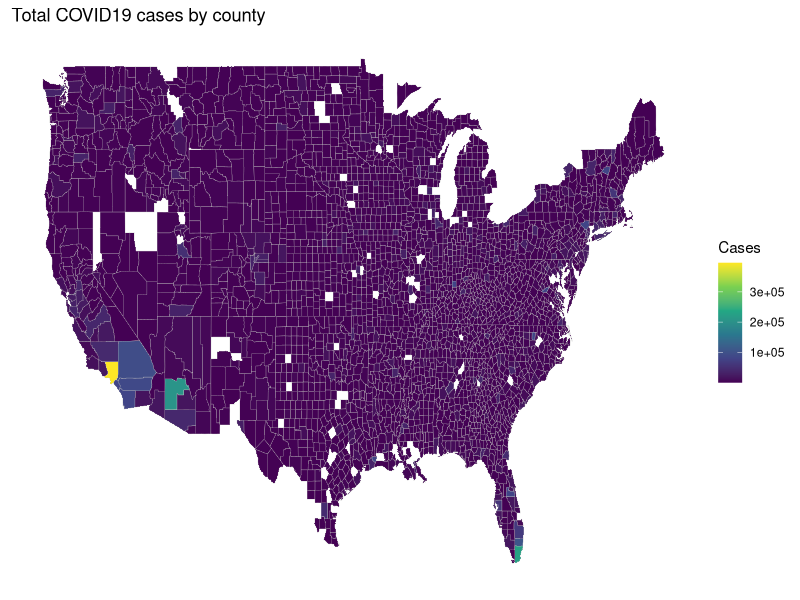
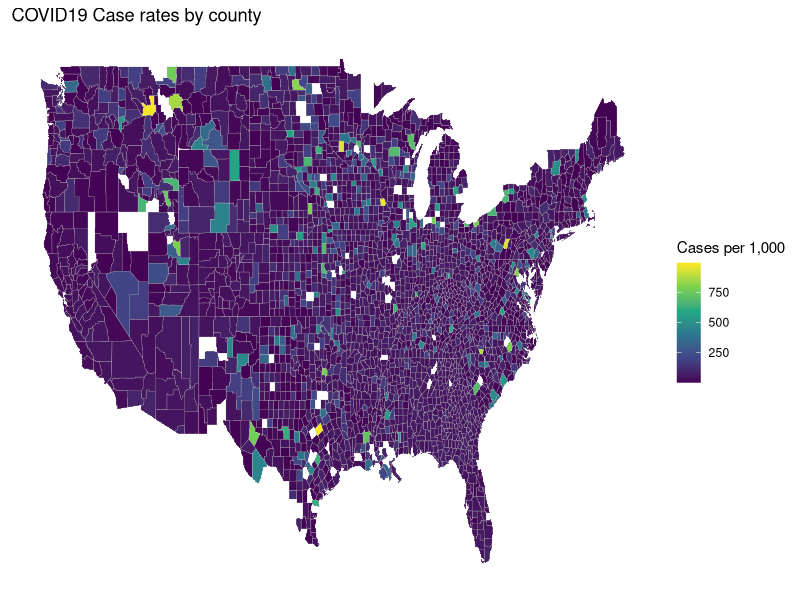
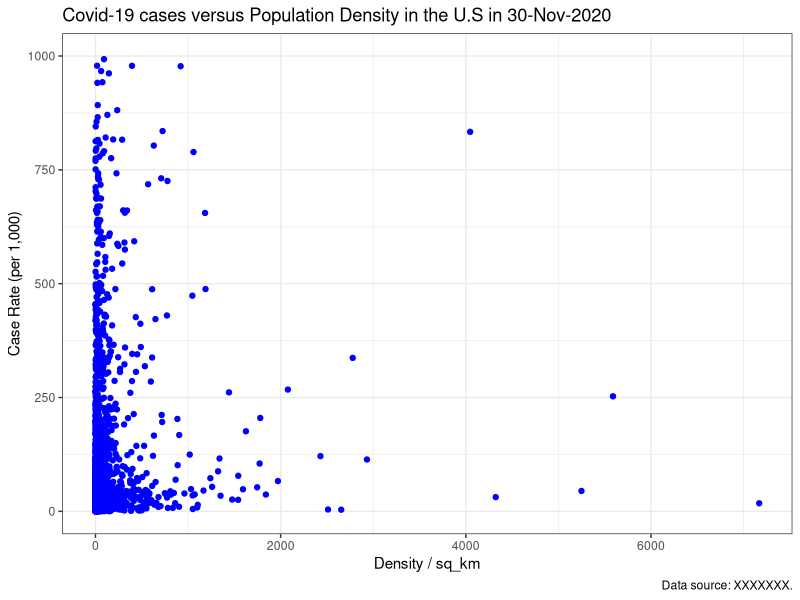
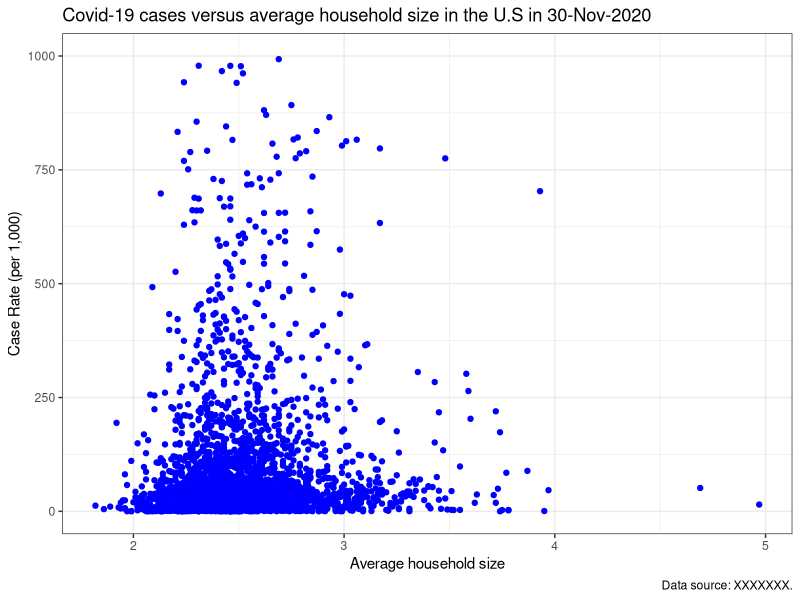
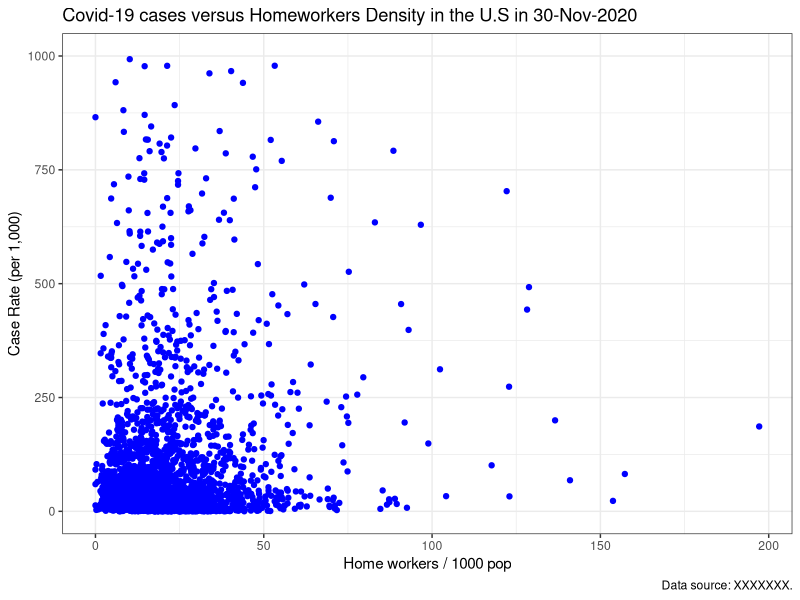
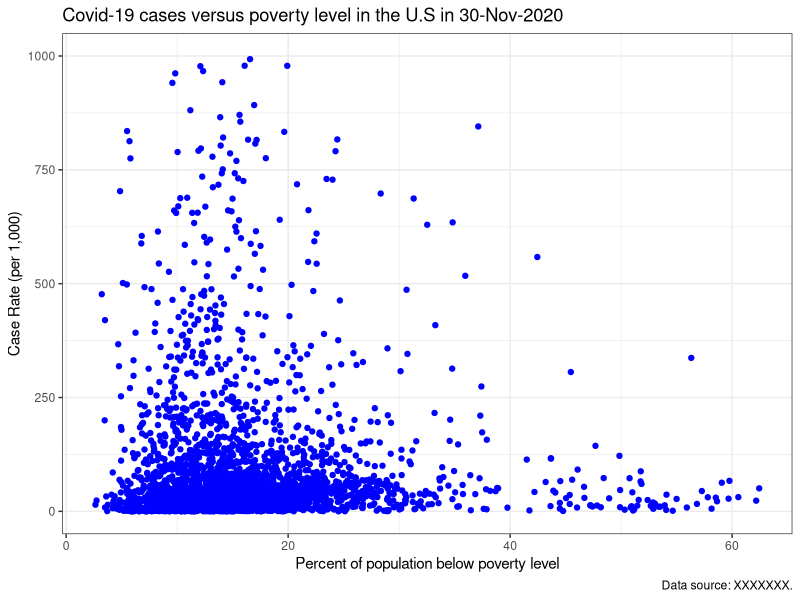
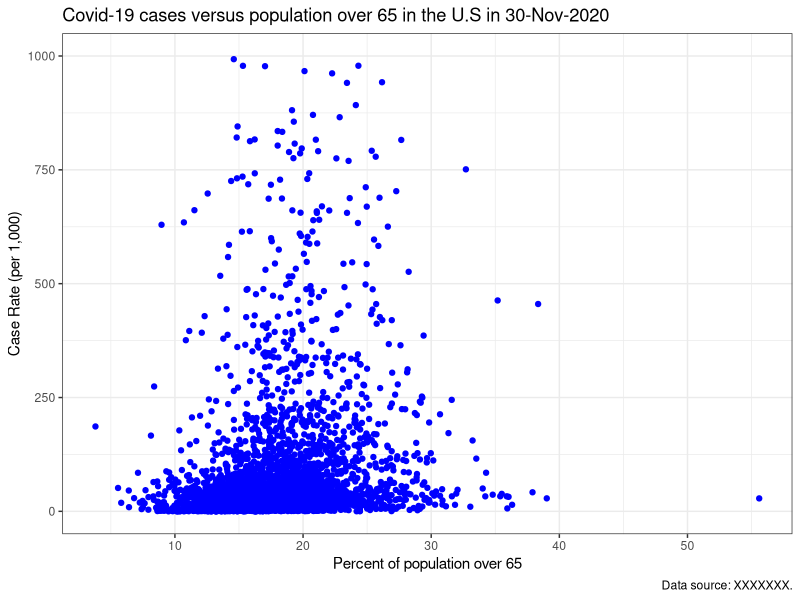
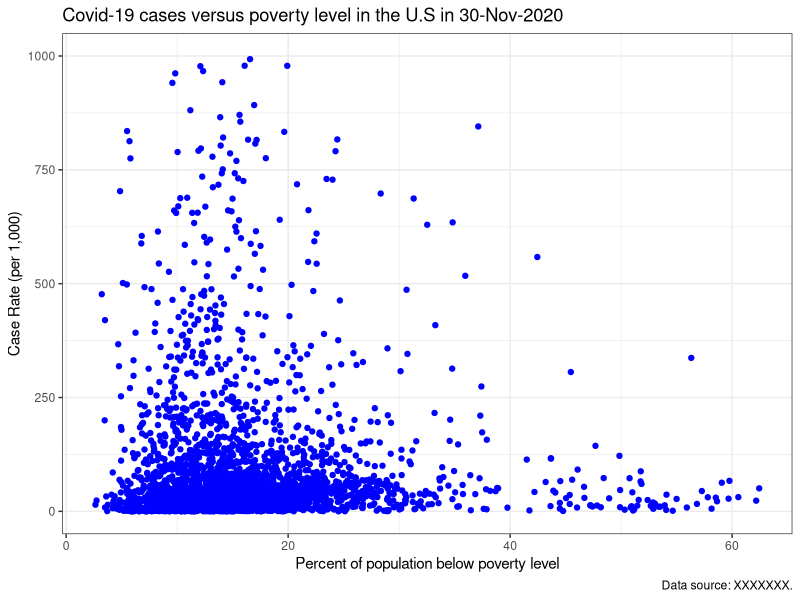

Source code (R) for these figures, in order:
## ---- chunk 1
library(tidyverse)
library(lubridate)
library(zoo)
library(maps)
library(dslabs)
library(stringr)
library(dplyr)
library(viridis)
library(RColorBrewer)
library(ggrepel)
## ---- chunk 2
clean_df_updated = read_csv("clean_df_updated.csv")

#Loading US county map and renaming 
Counties_df <- map_data("county")

clean_df_updated$county = tolower(clean_df_updated$county)

Counties_df <- Counties_df %>% rename("county" = "subregion")

#Merging map data with cleand_df
Clean_df_joined <- left_join(clean_df_updated, Counties_df, by = "county")

Clean_df_joined <- Clean_df_joined %>% filter(!is.na(long))
## ---- chunk 3
#Plotting a map of total cases by county
Clean_df_joined %>%
  ggplot(aes(x = long, y = lat, group = group, fill = cases)) +
  geom_polygon(aes(fill = cases), color = "grey", size = .1) +
  ggtitle("Total COVID19 cases by county") +
  scale_fill_viridis_c(name = "Cases") +
  theme(panel.grid.major = element_blank(), 
        panel.background = element_blank(),
        axis.title = element_blank(), 
        axis.text = element_blank(),
        axis.ticks = element_blank())

#Plotting a map of case rates by county (cases per 1,000)
Clean_df_joined %>%
  ggplot(aes(x = long, y = lat, group = group, fill = cases_per_1000ppl)) +
  geom_polygon(aes(fill = cases_per_1000ppl), color = "grey", size = .1) +
  ggtitle("COVID19 Case rates by county") +
  scale_fill_viridis_c(name = "Cases per 1,000") + 
  theme(panel.grid.major = element_blank(), 
        panel.background = element_blank(),
        axis.title = element_blank(), 
        axis.text = element_blank(),
        axis.ticks = element_blank())
## ---- chunk 4
#Scatterplots with case rates and SES indicators

#Population Density and COVID Case Rates

clean_df_updated %>% 
   ggplot(aes(x = pop_density_sq_km, y = cases_per_1000ppl)) +
   geom_point(color = "blue") +
   xlab("Density / sq_km") +
   ylab("Case Rate (per 1,000)") +
   labs(title = "Covid-19 cases versus Population Density in the U.S in 30-Nov-2020",caption = "Data source: XXXXXXX." ) + 
  scale_y_continuous(limits = c(0, 1000)) +
  theme_bw()

#Average Houshold Size and COVID Case Rates

clean_df_updated %>% 
   ggplot(aes(x = avg_household_size, y = cases_per_1000ppl)) +
   geom_point(color = "blue") +
   xlab("Average household size") +
   ylab("Case Rate (per 1,000)") +
   labs(title = "Covid-19 cases versus average household size in the U.S in 30-Nov-2020",caption = "Data source: XXXXXXX." ) + 
  scale_y_continuous(limits = c(0, 1000)) +
  theme_bw()

#Homeoffice and COVID Case Rates

clean_df_updated %>% 
   ggplot(aes(x = homeoffice_per_1000ppl, y = cases_per_1000ppl)) +
   geom_point(color = "blue") +
   xlab("Home workers / 1000 pop") +
   ylab("Case Rate (per 1,000)") +
   labs(title = "Covid-19 cases versus Homeworkers Density in the U.S in 30-Nov-2020",caption = "Data source: XXXXXXX." ) + 
  scale_y_continuous(limits = c(0, 1000)) +
  theme_bw()

#Poverty and COVID Case Rates

clean_df_updated %>% 
   ggplot(aes(x = percent_below_poverty_level, y = cases_per_1000ppl)) + geom_point(color = "blue") +
   xlab("Percent of population below poverty level") +
   ylab("Case Rate (per 1,000)") +
   labs(title = "Covid-19 cases versus poverty level in the U.S in 30-Nov-2020",caption = "Data source: XXXXXXX." ) + 
  scale_y_continuous(limits = c(0, 1000)) +
  theme_bw()


#Population over 65 and COVID case rates

#Create a new variable for % population over 65
clean_df_updated_ <- clean_df_updated %>%
  mutate(percent_over_65 = (clean_df_updated$total_over_65 / clean_df_updated$total_population)*100)

#Plot Population over 65 and COVID case rates
clean_df_updated_ %>% 
   ggplot(aes(x = percent_over_65, y = cases_per_1000ppl)) + geom_point(color = "blue") +
   xlab("Percent of population over 65") +
   ylab("Case Rate (per 1,000)") +
   labs(title = "Covid-19 cases versus population over 65 in the U.S in 30-Nov-2020",caption = "Data source: XXXXXXX." ) + 
  scale_y_continuous(limits = c(0, 1000)) +
  theme_bw()

## ---- chunk 5
#Race and COVID Case Rates --> pending.. ask how to define the varaible "race"

clean_df_updated %>% 
   ggplot(aes(x = percent_below_poverty_level, y = cases_per_1000ppl)) + geom_point(color = "blue") +
   xlab("Percent of population below poverty level") +
   ylab("Case Rate (per 1,000)") +
   labs(title = "Covid-19 cases versus poverty level in the U.S in 30-Nov-2020",caption = "Data source: XXXXXXX." ) + 
  scale_y_continuous(limits = c(0, 1000)) +
  theme_bw()
